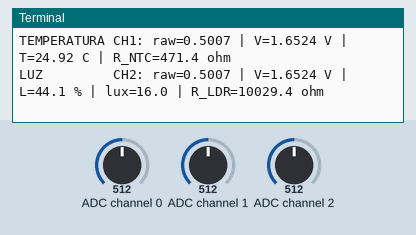
This program was run on a simulated Raspberry Pi (BCM pin numbers). Parts: the last lines printed to the terminal. The test bench sets the inputs (shaded band); at power-on: ADC channel 2 = 512, ADC channel 0 = 512, ADC channel 1 = 512 (analog values on the 0–1023 scale).

Above: at 4.4 s.
4.5 s: ADC channel 2 set to 1009
At 5.6 s:
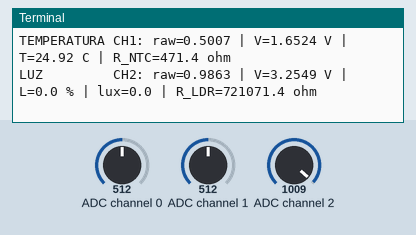
6.0 s: ADC channel 2 set to 1023
At 6.5 s:
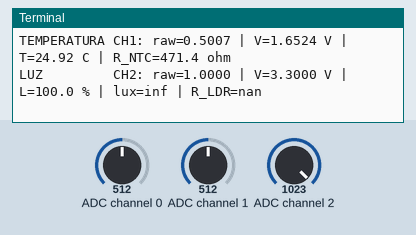

The program:

leer_sensores_terminal.py
```python
"""
leer_sensores_terminal.py

Script temporal para ejecutar en la Raspberry Pi.

Lee los sensores analogicos conectados al MCP3008 y muestra por terminal toda
la informacion util para calibracion:
  - valor normalizado del ADC (0.0 a 1.0),
  - voltaje calculado,
  - magnitud fisica estimada con las mismas formulas del proyecto,
  - resistencia/lux cuando se puede derivar.

No usa UDP, no lee el MPU6050 y no modifica el contador de pasos.
"""

from __future__ import annotations

import math
import time

from gpiozero import MCP3008  # type: ignore


ADC_REF_VOLTAGE = 3.3
CHANNEL_HUMIDITY = 0
CHANNEL_TEMPERATURE = 1
CHANNEL_LIGHT = 2
READ_PERIOD_S = 1.0


def clamp(value: float, low: float, high: float) -> float:
    return max(low, min(high, value))


def raw_to_voltage(raw_value: float) -> float:
    return raw_value * ADC_REF_VOLTAGE


def ntc_resistance_ohm(voltage: float, r_serie: float = 470.0) -> float:
    """Calcula R_NTC usando la misma topologia asumida en enviar_informacion.py."""
    if voltage <= 0.0 or voltage >= ADC_REF_VOLTAGE:
        return float("nan")
    return r_serie * voltage / (ADC_REF_VOLTAGE - voltage)


def voltage_to_temperature_c(voltage: float, r_serie: float = 470.0) -> float:
    """Misma conversion de temperatura usada en enviar_informacion.py."""
    r25 = 470.0
    beta = 3450.0
    t25 = 298.15

    r_ntc = ntc_resistance_ohm(voltage, r_serie)
    if not math.isfinite(r_ntc) or r_ntc <= 0.0:
        return float("nan")

    inv_t = (1.0 / t25) + (1.0 / beta) * math.log(r_ntc / r25)
    return (1.0 / inv_t) - 273.15


def voltage_to_humidity_percent(voltage: float) -> float:
    """Misma conversion de humedad usada en enviar_informacion.py."""
    rh = (voltage / ADC_REF_VOLTAGE - 0.1515) / 0.00636
    return clamp(rh, 0.0, 100.0)


def ldr_resistance_ohm(voltage: float, r_serie: float = 10_000.0) -> float:
    """Calcula R_LDR usando la misma topologia asumida en enviar_informacion.py."""
    if voltage <= 0.0 or voltage >= ADC_REF_VOLTAGE:
        return float("nan")
    return r_serie * voltage / (ADC_REF_VOLTAGE - voltage)


def ldr_lux(voltage: float) -> float:
    r_ldr = ldr_resistance_ohm(voltage)
    if not math.isfinite(r_ldr) or r_ldr <= 0.0:
        return 0.0 if voltage <= 0.0 else float("inf")
    return (70_000.0 / r_ldr) ** (1.0 / 0.7)


def voltage_to_light_percent(voltage: float) -> float:
    """Misma conversion de luz usada en enviar_informacion.py."""
    if voltage <= 0.0 or voltage >= ADC_REF_VOLTAGE:
        return 0.0 if voltage <= 0.0 else 100.0

    lux = ldr_lux(voltage)
    lux_min = 0.1
    lux_max = 10_000.0
    percent = (
        (math.log10(max(lux, lux_min)) - math.log10(lux_min))
        / (math.log10(lux_max) - math.log10(lux_min))
        * 100.0
    )
    return clamp(percent, 0.0, 100.0)


def fmt(value: float, unit: str = "", decimals: int = 3) -> str:
    if not math.isfinite(value):
        return f"{value}"
    return f"{value:.{decimals}f}{unit}"


def main() -> None:
    humidity = MCP3008(channel=CHANNEL_HUMIDITY)
    temperature = MCP3008(channel=CHANNEL_TEMPERATURE)
    light = MCP3008(channel=CHANNEL_LIGHT)

    print("Leyendo sensores analogicos MCP3008. Ctrl+C para salir.")
    print(f"Vref={ADC_REF_VOLTAGE:.2f} V | humedad=CH{CHANNEL_HUMIDITY} temp=CH{CHANNEL_TEMPERATURE} luz=CH{CHANNEL_LIGHT}")
    print()

    try:
        while True:
            hum_raw = humidity.value
            temp_raw = temperature.value
            light_raw = light.value

            hum_v = raw_to_voltage(hum_raw)
            temp_v = raw_to_voltage(temp_raw)
            light_v = raw_to_voltage(light_raw)

            hum_pct = voltage_to_humidity_percent(hum_v)
            temp_c = voltage_to_temperature_c(temp_v)
            r_ntc = ntc_resistance_ohm(temp_v)
            light_pct = voltage_to_light_percent(light_v)
            r_ldr = ldr_resistance_ohm(light_v)
            lux = ldr_lux(light_v)

            print("=" * 72)
            print(f"HUMEDAD     CH{CHANNEL_HUMIDITY}: raw={hum_raw:.4f} | V={hum_v:.4f} V | RH={hum_pct:.1f} %")
            print(f"TEMPERATURA CH{CHANNEL_TEMPERATURE}: raw={temp_raw:.4f} | V={temp_v:.4f} V | T={fmt(temp_c, ' C', 2)} | R_NTC={fmt(r_ntc, ' ohm', 1)}")
            print(f"LUZ         CH{CHANNEL_LIGHT}: raw={light_raw:.4f} | V={light_v:.4f} V | L={light_pct:.1f} % | lux={fmt(lux, '', 1)} | R_LDR={fmt(r_ldr, ' ohm', 1)}")
            time.sleep(READ_PERIOD_S)

    except KeyboardInterrupt:
        print("\nLectura detenida.")


if __name__ == "__main__":
    main()
```

Measured:
- the behaviour switches between 1022 and 1023 on ADC channel 2 (found by bisection; images 1 and 2)
- after the input at 4.5 s, the terminal: prints a new line after 0.52 s (image 1)
- after the input at 6.0 s, the terminal: prints a new line at once (image 2)
